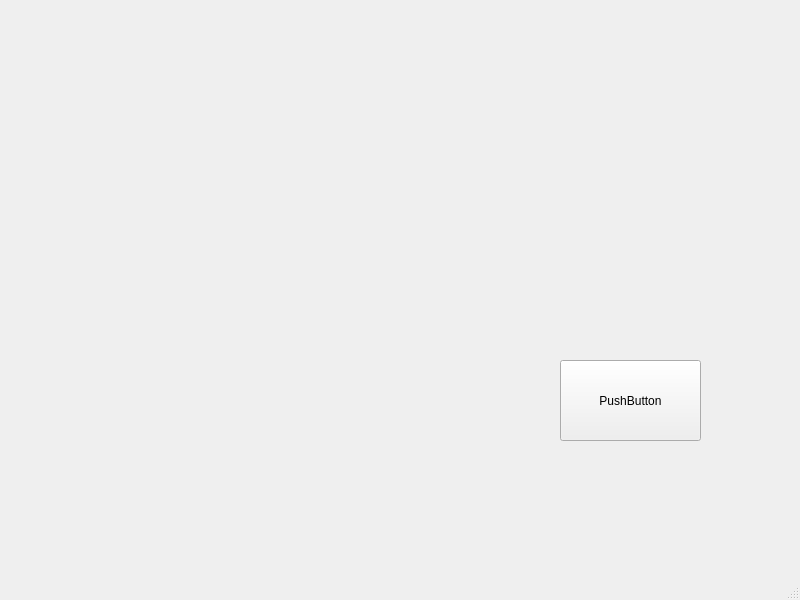
<?xml version="1.0" encoding="UTF-8"?>
<ui version="4.0">
 <class>MainWindow</class>
 <widget class="QMainWindow" name="MainWindow">
  <property name="geometry">
   <rect>
    <x>0</x>
    <y>0</y>
    <width>800</width>
    <height>600</height>
   </rect>
  </property>
  <property name="windowTitle">
   <string>MainWindow</string>
  </property>
  <widget class="QWidget" name="centralwidget">
   <widget class="QPushButton" name="pushButton">
    <property name="geometry">
     <rect>
      <x>560</x>
      <y>360</y>
      <width>141</width>
      <height>81</height>
     </rect>
    </property>
    <property name="text">
     <string>PushButton</string>
    </property>
   </widget>
  </widget>
  <widget class="QMenuBar" name="menubar">
   <property name="geometry">
    <rect>
     <x>0</x>
     <y>0</y>
     <width>800</width>
     <height>22</height>
    </rect>
   </property>
  </widget>
  <widget class="QStatusBar" name="statusbar"/>
 </widget>
 <resources/>
 <connections>
  <connection>
   <sender>pushButton</sender>
   <signal>clicked()</signal>
   <receiver>MainWindow</receiver>
   <slot>close()</slot>
   <hints>
    <hint type="sourcelabel">
     <x>630</x>
     <y>422</y>
    </hint>
    <hint type="destinationlabel">
     <x>399</x>
     <y>299</y>
    </hint>
   </hints>
  </connection>
 </connections>
</ui>
